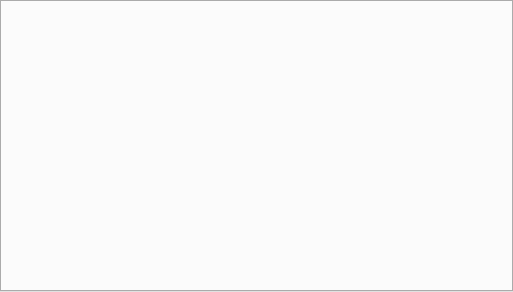
<?xml version="1.0" encoding="UTF-8"?>
<ui version="4.0">
 <class>WidgetProductTotal</class>
 <widget class="QWidget" name="WidgetProductTotal">
  <property name="geometry">
   <rect>
    <x>0</x>
    <y>0</y>
    <width>513</width>
    <height>292</height>
   </rect>
  </property>
  <property name="windowTitle">
   <string>Form</string>
  </property>
  <layout class="QGridLayout" name="gridLayout">
   <property name="leftMargin">
    <number>0</number>
   </property>
   <property name="topMargin">
    <number>0</number>
   </property>
   <property name="rightMargin">
    <number>0</number>
   </property>
   <property name="bottomMargin">
    <number>0</number>
   </property>
   <item row="0" column="0">
    <widget class="QTabWidget" name="tabWidget"/>
   </item>
  </layout>
 </widget>
 <resources/>
 <connections/>
</ui>
